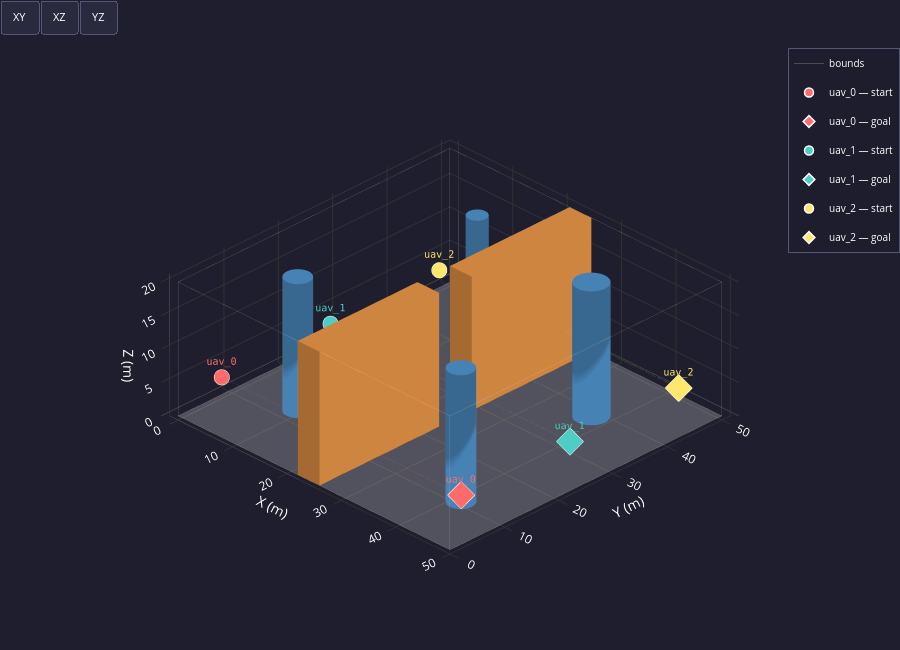

The code cell stored with this chart in its notebook:
### Markdown cell above
# Multi-UAV Swarm Trajectory Planning

**Pipeline overview**

| Cell | Stage | Modules |
|------|-------|---------|
| 1 | Environment setup & validation | `environment`, `visualizer_static` |
| 2 | Global path planning (A\*) | `global_planner` |
| 3 | Safe corridor extraction | `safe_corridor` |
| 4 | Individual trajectory generation (STO) | `trajectory_generator` |
| 5 | Conflict detection | `conflict_resolver` |
| 6 | Conflict resolution & replanning | `conflict_resolver` |
| 7 | Static 3-D visualisation | `visualizer_static` |
| 8 | Web simulation (HTML export) | `visualizer_web` |

### Code cell
# ── Cell 1 — Environment + Fleet setup ──────────────────────────────────────
import os, sys, logging

# ── sys.path setup ────────────────────────────────────────────────────────────
_SWARM_DIR  = os.path.abspath('')          # …/uavsafeplanning/SWARM
_PARENT_DIR = os.path.dirname(_SWARM_DIR)  # …/uavsafeplanning
for _p in (_SWARM_DIR, _PARENT_DIR):
    if _p not in sys.path:
        sys.path.insert(0, _p)

# ── Imports ───────────────────────────────────────────────────────────────────
from environment       import Environment, ConfigValidationError
from uav               import Fleet
from visualizer_static import plot_environment_3d

# Silence sub-module DEBUG/INFO — only warnings/errors reach the output.
# Must come AFTER imports so the handlers are already registered.
for _mod in ('environment', 'uav'):
    logging.getLogger(_mod).setLevel(logging.WARNING)

# ── Config paths ──────────────────────────────────────────────────────────────
ENV_CONFIG   = os.path.join(_SWARM_DIR, 'configs', 'environment.yaml')
FLEET_CONFIG = os.path.join(_SWARM_DIR, 'configs', 'fleet.yaml')

def _tag(ok): return '✓' if ok else '✗'

# ── Environment ───────────────────────────────────────────────────────────────
try:
    env        = Environment.from_yaml(ENV_CONFIG)
    voxel_grid = env.to_voxel_grid()   # cached — A* (Cell 2) reuses this
    w = env.world
    print(f"✓  Environment  [{os.path.basename(ENV_CONFIG)}]  "
          f"{len(env.cylinders)} cylinders · {len(env.walls)} walls · "
          f"grid {w.nx}×{w.ny}×{w.nz}")
except ConfigValidationError as exc:
    print(f"✗  Environment  [{os.path.basename(ENV_CONFIG)}]  FAILED → {exc}")
    raise

# ── Fleet ─────────────────────────────────────────────────────────────────────
try:
    fleet = Fleet.from_yaml(FLEET_CONFIG)
    ids   = ', '.join(u.id for u in fleet.uavs)
    print(f"✓  Fleet        [{os.path.basename(FLEET_CONFIG)}]  "
          f"{len(fleet.uavs)} UAVs  ({ids})")
except ConfigValidationError as exc:
    print(f"✗  Fleet        [{os.path.basename(FLEET_CONFIG)}]  FAILED → {exc}")
    raise

# ── Position validation ───────────────────────────────────────────────────────
try:
    fleet.validate_with_environment(env)
    print("✓  Positions    all start / goal positions are obstacle-free")
except ConfigValidationError as exc:
    print(f"✗  Positions    FAILED → {exc}")
    raise

# ── Visualisation ─────────────────────────────────────────────────────────────
plot_environment_3d(env, fleet=fleet)

### Figure 1 — Plotly figure (JSON) as saved in the notebook; plotly's stock layout.template omitted (floating-point values rounded to 4 significant figures; data arrays with more than 128 entries replaced by an {"elided": "..."} marker saying what was removed)
{"data": [{"color": "#EFEFEF", "flatshading": true, "hoverinfo": "skip", "i": [0, 0], "j": [1, 2], "k": [2, 3], "name": "floor", "opacity": 0.25, "showscale": false, "type": "mesh3d", "x": [0, 50, 50, 0], "y": [0, 0, 50, 50], "z": [0, 0, 0, 0]}, {"hoverinfo": "skip", "line": {"color": "white", "width": 1}, "mode": "lines", "name": "bounds", "opacity": 0.2, "type": "scatter3d", "x": [0, 50, null, 50, 50, null, 50, 0, null, 0, 0, null, 0, 50, null, 50, 50, null, 50, 0, null, 0, 0, null, 0, 0, null, 50, 50, null, 50, 50, null, 0, 0, null], "y": [0, 0, null, 0, 50, null, 50, 50, null, 50, 0, null, 0, 0, null, 0, 50, null, 50, 50, null, 50, 0, null, 0, 0, null, 0, 0, null, 50, 50, null, 50, 50, null], "z": [0, 0, null, 0, 0, null, 0, 0, null, 0, 0, null, 20, 20, null, 20, 20, null, 20, 20, null, 20, 20, null, 0, 20, null, 0, 20, null, 0, 20, null, 0, 20, null]}, {"color": "#4682B4", "flatshading": false, "hoverinfo": "skip", "i": {"elided": "160 int values"}, "j": {"elided": "160 int values"}, "k": {"elided": "160 int values"}, "name": "cyl_0", "opacity": 1, "showscale": false, "type": "mesh3d", "x": [12.0, 11.98, 11.9, 11.78, 11.62, 11.41, 11.18, 10.91, 10.62, 10.31, 10.0, 9.687, 9.382, 9.092, 8.824, 8.586, 8.382, 8.218, 8.098, 8.025, 8.0, 8.025, 8.098, 8.218, 8.382, 8.586, 8.824, 9.092, 9.382, 9.687, 10.0, 10.31, 10.62, 10.91, 11.18, 11.41, 11.62, 11.78, 11.9, 11.98, 12.0, 11.98, 11.9, 11.78, 11.62, 11.41, 11.18, 10.91, 10.62, 10.31, 10.0, 9.687, 9.382, 9.092, 8.824, 8.586, 8.382, 8.218, 8.098, 8.025, 8.0, 8.025, 8.098, 8.218, 8.382, 8.586, 8.824, 9.092, 9.382, 9.687, 10.0, 10.31, 10.62, 10.91, 11.18, 11.41, 11.62, 11.78, 11.9, 11.98, 10.0, 10.0], "y": [12.0, 12.31, 12.62, 12.91, 13.18, 13.41, 13.62, 13.78, 13.9, 13.98, 14.0, 13.98, 13.9, 13.78, 13.62, 13.41, 13.18, 12.91, 12.62, 12.31, 12.0, 11.69, 11.38, 11.09, 10.82, 10.59, 10.38, 10.22, 10.1, 10.02, 10.0, 10.02, 10.1, 10.22, 10.38, 10.59, 10.82, 11.09, 11.38, 11.69, 12.0, 12.31, 12.62, 12.91, 13.18, 13.41, 13.62, 13.78, 13.9, 13.98, 14.0, 13.98, 13.9, 13.78, 13.62, 13.41, 13.18, 12.91, 12.62, 12.31, 12.0, 11.69, 11.38, 11.09, 10.82, 10.59, 10.38, 10.22, 10.1, 10.02, 10.0, 10.02, 10.1, 10.22, 10.38, 10.59, 10.82, 11.09, 11.38, 11.69, 12.0, 12.0], "z": [0.0, 0.0, 0.0, 0.0, 0.0, 0.0, 0.0, 0.0, 0.0, 0.0, 0.0, 0.0, 0.0, 0.0, 0.0, 0.0, 0.0, 0.0, 0.0, 0.0, 0.0, 0.0, 0.0, 0.0, 0.0, 0.0, 0.0, 0.0, 0.0, 0.0, 0.0, 0.0, 0.0, 0.0, 0.0, 0.0, 0.0, 0.0, 0.0, 0.0, 20.0, 20.0, 20.0, 20.0, 20.0, 20.0, 20.0, 20.0, 20.0, 20.0, 20.0, 20.0, 20.0, 20.0, 20.0, 20.0, 20.0, 20.0, 20.0, 20.0, 20.0, 20.0, 20.0, 20.0, 20.0, 20.0, 20.0, 20.0, 20.0, 20.0, 20.0, 20.0, 20.0, 20.0, 20.0, 20.0, 20.0, 20.0, 20.0, 20.0, 0.0, 20.0]}, {"color": "#4682B4", "flatshading": false, "hoverinfo": "skip", "i": {"elided": "160 int values"}, "j": {"elided": "160 int values"}, "k": {"elided": "160 int values"}, "name": "cyl_1", "opacity": 1, "showscale": false, "type": "mesh3d", "x": [40.5, 40.47, 40.38, 40.23, 40.02, 39.77, 39.47, 39.13, 38.77, 38.39, 38.0, 37.61, 37.23, 36.87, 36.53, 36.23, 35.98, 35.77, 35.62, 35.53, 35.5, 35.53, 35.62, 35.77, 35.98, 36.23, 36.53, 36.87, 37.23, 37.61, 38.0, 38.39, 38.77, 39.13, 39.47, 39.77, 40.02, 40.23, 40.38, 40.47, 40.5, 40.47, 40.38, 40.23, 40.02, 39.77, 39.47, 39.13, 38.77, 38.39, 38.0, 37.61, 37.23, 36.87, 36.53, 36.23, 35.98, 35.77, 35.62, 35.53, 35.5, 35.53, 35.62, 35.77, 35.98, 36.23, 36.53, 36.87, 37.23, 37.61, 38.0, 38.39, 38.77, 39.13, 39.47, 39.77, 40.02, 40.23, 40.38, 40.47, 38.0, 38.0], "y": [38.0, 38.39, 38.77, 39.13, 39.47, 39.77, 40.02, 40.23, 40.38, 40.47, 40.5, 40.47, 40.38, 40.23, 40.02, 39.77, 39.47, 39.13, 38.77, 38.39, 38.0, 37.61, 37.23, 36.87, 36.53, 36.23, 35.98, 35.77, 35.62, 35.53, 35.5, 35.53, 35.62, 35.77, 35.98, 36.23, 36.53, 36.87, 37.23, 37.61, 38.0, 38.39, 38.77, 39.13, 39.47, 39.77, 40.02, 40.23, 40.38, 40.47, 40.5, 40.47, 40.38, 40.23, 40.02, 39.77, 39.47, 39.13, 38.77, 38.39, 38.0, 37.61, 37.23, 36.87, 36.53, 36.23, 35.98, 35.77, 35.62, 35.53, 35.5, 35.53, 35.62, 35.77, 35.98, 36.23, 36.53, 36.87, 37.23, 37.61, 38.0, 38.0], "z": [0.0, 0.0, 0.0, 0.0, 0.0, 0.0, 0.0, 0.0, 0.0, 0.0, 0.0, 0.0, 0.0, 0.0, 0.0, 0.0, 0.0, 0.0, 0.0, 0.0, 0.0, 0.0, 0.0, 0.0, 0.0, 0.0, 0.0, 0.0, 0.0, 0.0, 0.0, 0.0, 0.0, 0.0, 0.0, 0.0, 0.0, 0.0, 0.0, 0.0, 20.0, 20.0, 20.0, 20.0, 20.0, 20.0, 20.0, 20.0, 20.0, 20.0, 20.0, 20.0, 20.0, 20.0, 20.0, 20.0, 20.0, 20.0, 20.0, 20.0, 20.0, 20.0, 20.0, 20.0, 20.0, 20.0, 20.0, 20.0, 20.0, 20.0, 20.0, 20.0, 20.0, 20.0, 20.0, 20.0, 20.0, 20.0, 20.0, 20.0, 0.0, 20.0]}, {"color": "#4682B4", "flatshading": false, "hoverinfo": "skip", "i": {"elided": "160 int values"}, "j": {"elided": "160 int values"}, "k": {"elided": "160 int values"}, "name": "cyl_2", "opacity": 1, "showscale": false, "type": "mesh3d", "x": [16.5, 16.48, 16.43, 16.34, 16.21, 16.06, 15.88, 15.68, 15.46, 15.23, 15.0, 14.77, 14.54, 14.32, 14.12, 13.94, 13.79, 13.66, 13.57, 13.52, 13.5, 13.52, 13.57, 13.66, 13.79, 13.94, 14.12, 14.32, 14.54, 14.77, 15.0, 15.23, 15.46, 15.68, 15.88, 16.06, 16.21, 16.34, 16.43, 16.48, 16.5, 16.48, 16.43, 16.34, 16.21, 16.06, 15.88, 15.68, 15.46, 15.23, 15.0, 14.77, 14.54, 14.32, 14.12, 13.94, 13.79, 13.66, 13.57, 13.52, 13.5, 13.52, 13.57, 13.66, 13.79, 13.94, 14.12, 14.32, 14.54, 14.77, 15.0, 15.23, 15.46, 15.68, 15.88, 16.06, 16.21, 16.34, 16.43, 16.48, 15.0, 15.0], "y": [40.0, 40.23, 40.46, 40.68, 40.88, 41.06, 41.21, 41.34, 41.43, 41.48, 41.5, 41.48, 41.43, 41.34, 41.21, 41.06, 40.88, 40.68, 40.46, 40.23, 40.0, 39.77, 39.54, 39.32, 39.12, 38.94, 38.79, 38.66, 38.57, 38.52, 38.5, 38.52, 38.57, 38.66, 38.79, 38.94, 39.12, 39.32, 39.54, 39.77, 40.0, 40.23, 40.46, 40.68, 40.88, 41.06, 41.21, 41.34, 41.43, 41.48, 41.5, 41.48, 41.43, 41.34, 41.21, 41.06, 40.88, 40.68, 40.46, 40.23, 40.0, 39.77, 39.54, 39.32, 39.12, 38.94, 38.79, 38.66, 38.57, 38.52, 38.5, 38.52, 38.57, 38.66, 38.79, 38.94, 39.12, 39.32, 39.54, 39.77, 40.0, 40.0], "z": [0.0, 0.0, 0.0, 0.0, 0.0, 0.0, 0.0, 0.0, 0.0, 0.0, 0.0, 0.0, 0.0, 0.0, 0.0, 0.0, 0.0, 0.0, 0.0, 0.0, 0.0, 0.0, 0.0, 0.0, 0.0, 0.0, 0.0, 0.0, 0.0, 0.0, 0.0, 0.0, 0.0, 0.0, 0.0, 0.0, 0.0, 0.0, 0.0, 0.0, 20.0, 20.0, 20.0, 20.0, 20.0, 20.0, 20.0, 20.0, 20.0, 20.0, 20.0, 20.0, 20.0, 20.0, 20.0, 20.0, 20.0, 20.0, 20.0, 20.0, 20.0, 20.0, 20.0, 20.0, 20.0, 20.0, 20.0, 20.0, 20.0, 20.0, 20.0, 20.0, 20.0, 20.0, 20.0, 20.0, 20.0, 20.0, 20.0, 20.0, 0.0, 20.0]}, {"color": "#4682B4", "flatshading": false, "hoverinfo": "skip", "i": {"elided": "160 int values"}, "j": {"elided": "160 int values"}, "k": {"elided": "160 int values"}, "name": "cyl_3", "opacity": 1, "showscale": false, "type": "mesh3d", "x": [44.0, 43.98, 43.9, 43.78, 43.62, 43.41, 43.18, 42.91, 42.62, 42.31, 42.0, 41.69, 41.38, 41.09, 40.82, 40.59, 40.38, 40.22, 40.1, 40.02, 40.0, 40.02, 40.1, 40.22, 40.38, 40.59, 40.82, 41.09, 41.38, 41.69, 42.0, 42.31, 42.62, 42.91, 43.18, 43.41, 43.62, 43.78, 43.9, 43.98, 44.0, 43.98, 43.9, 43.78, 43.62, 43.41, 43.18, 42.91, 42.62, 42.31, 42.0, 41.69, 41.38, 41.09, 40.82, 40.59, 40.38, 40.22, 40.1, 40.02, 40.0, 40.02, 40.1, 40.22, 40.38, 40.59, 40.82, 41.09, 41.38, 41.69, 42.0, 42.31, 42.62, 42.91, 43.18, 43.41, 43.62, 43.78, 43.9, 43.98, 42.0, 42.0], "y": [10.0, 10.31, 10.62, 10.91, 11.18, 11.41, 11.62, 11.78, 11.9, 11.98, 12.0, 11.98, 11.9, 11.78, 11.62, 11.41, 11.18, 10.91, 10.62, 10.31, 10.0, 9.687, 9.382, 9.092, 8.824, 8.586, 8.382, 8.218, 8.098, 8.025, 8.0, 8.025, 8.098, 8.218, 8.382, 8.586, 8.824, 9.092, 9.382, 9.687, 10.0, 10.31, 10.62, 10.91, 11.18, 11.41, 11.62, 11.78, 11.9, 11.98, 12.0, 11.98, 11.9, 11.78, 11.62, 11.41, 11.18, 10.91, 10.62, 10.31, 10.0, 9.687, 9.382, 9.092, 8.824, 8.586, 8.382, 8.218, 8.098, 8.025, 8.0, 8.025, 8.098, 8.218, 8.382, 8.586, 8.824, 9.092, 9.382, 9.687, 10.0, 10.0], "z": [0.0, 0.0, 0.0, 0.0, 0.0, 0.0, 0.0, 0.0, 0.0, 0.0, 0.0, 0.0, 0.0, 0.0, 0.0, 0.0, 0.0, 0.0, 0.0, 0.0, 0.0, 0.0, 0.0, 0.0, 0.0, 0.0, 0.0, 0.0, 0.0, 0.0, 0.0, 0.0, 0.0, 0.0, 0.0, 0.0, 0.0, 0.0, 0.0, 0.0, 20.0, 20.0, 20.0, 20.0, 20.0, 20.0, 20.0, 20.0, 20.0, 20.0, 20.0, 20.0, 20.0, 20.0, 20.0, 20.0, 20.0, 20.0, 20.0, 20.0, 20.0, 20.0, 20.0, 20.0, 20.0, 20.0, 20.0, 20.0, 20.0, 20.0, 20.0, 20.0, 20.0, 20.0, 20.0, 20.0, 20.0, 20.0, 20.0, 20.0, 0.0, 20.0]}, {"color": "#CD853F", "flatshading": true, "hoverinfo": "skip", "i": [7, 0, 0, 0, 4, 4, 6, 6, 4, 0, 3, 2], "j": [3, 4, 1, 2, 5, 6, 5, 2, 0, 1, 6, 3], "k": [0, 7, 2, 7, 6, 7, 1, 1, 5, 5, 7, 6], "name": "passage_wall_south", "opacity": 1, "showscale": false, "type": "mesh3d", "x": [22, 26, 26, 22, 22, 26, 26, 22], "y": [0, 0, 22, 22, 0, 0, 22, 22], "z": [0, 0, 0, 0, 20, 20, 20, 20]}, {"color": "#CD853F", "flatshading": true, "hoverinfo": "skip", "i": [7, 0, 0, 0, 4, 4, 6, 6, 4, 0, 3, 2], "j": [3, 4, 1, 2, 5, 6, 5, 2, 0, 1, 6, 3], "k": [0, 7, 2, 7, 6, 7, 1, 1, 5, 5, 7, 6], "name": "passage_wall_north", "opacity": 1, "showscale": false, "type": "mesh3d", "x": [22, 26, 26, 22, 22, 26, 26, 22], "y": [28, 28, 50, 50, 28, 28, 50, 50], "z": [0, 0, 0, 0, 20, 20, 20, 20]}, {"hovertemplate": "<b>uav_0 — start</b><br>x=3.0  y=5.0  z=5.0<extra></extra>", "legendgroup": "uav_0_start", "marker": {"color": "#FF6B6B", "line": {"color": "white", "width": 1.5}, "size": 9, "symbol": "circle"}, "mode": "markers+text", "name": "uav_0 — start", "showlegend": true, "text": ["uav_0"], "textfont": {"color": "#FF6B6B", "family": "monospace", "size": 10}, "textposition": "top center", "type": "scatter3d", "x": [3], "y": [5], "z": [5]}, {"hovertemplate": "<b>uav_0 — goal</b><br>x=47.0  y=5.0  z=5.0<extra></extra>", "legendgroup": "uav_0_goal", "marker": {"color": "#FF6B6B", "line": {"color": "white", "width": 1.5}, "size": 9, "symbol": "diamond"}, "mode": "markers+text", "name": "uav_0 — goal", "showlegend": true, "text": ["uav_0"], "textfont": {"color": "#FF6B6B", "family": "monospace", "size": 10}, "textposition": "top center", "type": "scatter3d", "x": [47], "y": [5], "z": [5]}, {"hoverinfo": "skip", "legendgroup": "uav_0_start", "line": {"color": "#FF6B6B", "dash": "dot", "width": 1.5}, "mode": "lines", "opacity": 0.35, "showlegend": false, "type": "scatter3d", "x": [3, 47], "y": [5, 5], "z": [5, 5]}, {"hovertemplate": "<b>uav_1 — start</b><br>x=3.0  y=25.0  z=5.0<extra></extra>", "legendgroup": "uav_1_start", "marker": {"color": "#4ECDC4", "line": {"color": "white", "width": 1.5}, "size": 9, "symbol": "circle"}, "mode": "markers+text", "name": "uav_1 — start", "showlegend": true, "text": ["uav_1"], "textfont": {"color": "#4ECDC4", "family": "monospace", "size": 10}, "textposition": "top center", "type": "scatter3d", "x": [3], "y": [25], "z": [5]}, {"hovertemplate": "<b>uav_1 — goal</b><br>x=47.0  y=25.0  z=5.0<extra></extra>", "legendgroup": "uav_1_goal", "marker": {"color": "#4ECDC4", "line": {"color": "white", "width": 1.5}, "size": 9, "symbol": "diamond"}, "mode": "markers+text", "name": "uav_1 — goal", "showlegend": true, "text": ["uav_1"], "textfont": {"color": "#4ECDC4", "family": "monospace", "size": 10}, "textposition": "top center", "type": "scatter3d", "x": [47], "y": [25], "z": [5]}, {"hoverinfo": "skip", "legendgroup": "uav_1_start", "line": {"color": "#4ECDC4", "dash": "dot", "width": 1.5}, "mode": "lines", "opacity": 0.35, "showlegend": false, "type": "scatter3d", "x": [3, 47], "y": [25, 25], "z": [5, 5]}, {"hovertemplate": "<b>uav_2 — start</b><br>x=3.0  y=45.0  z=5.0<extra></extra>", "legendgroup": "uav_2_start", "marker": {"color": "#FFE66D", "line": {"color": "white", "width": 1.5}, "size": 9, "symbol": "circle"}, "mode": "markers+text", "name": "uav_2 — start", "showlegend": true, "text": ["uav_2"], "textfont": {"color": "#FFE66D", "family": "monospace", "size": 10}, "textposition": "top center", "type": "scatter3d", "x": [3], "y": [45], "z": [5]}, {"hovertemplate": "<b>uav_2 — goal</b><br>x=47.0  y=45.0  z=5.0<extra></extra>", "legendgroup": "uav_2_goal", "marker": {"color": "#FFE66D", "line": {"color": "white", "width": 1.5}, "size": 9, "symbol": "diamond"}, "mode": "markers+text", "name": "uav_2 — goal", "showlegend": true, "text": ["uav_2"], "textfont": {"color": "#FFE66D", "family": "monospace", "size": 10}, "textposition": "top center", "type": "scatter3d", "x": [47], "y": [45], "z": [5]}, {"hoverinfo": "skip", "legendgroup": "uav_2_start", "line": {"color": "#FFE66D", "dash": "dot", "width": 1.5}, "mode": "lines", "opacity": 0.35, "showlegend": false, "type": "scatter3d", "x": [3, 47], "y": [45, 45], "z": [5, 5]}], "layout": {"height": 650, "legend": {"bgcolor": "rgba(30,30,46,0.85)", "bordercolor": "#555577", "borderwidth": 1, "font": {"color": "white", "size": 10}, "x": 1, "xanchor": "right", "y": 1, "yanchor": "top"}, "margin": {"b": 0, "l": 0, "r": 0, "t": 40}, "paper_bgcolor": "#1E1E2E", "scene": {"aspectmode": "data", "bgcolor": "#1E1E2E", "camera": {"eye": {"x": 1.5, "y": -1.5, "z": 1.2}, "projection": {"type": "orthographic"}}, "xaxis": {"color": "white", "gridcolor": "#333333", "showbackground": false, "title": {"text": "X (m)"}, "zerolinecolor": "#555555"}, "yaxis": {"color": "white", "gridcolor": "#333333", "showbackground": false, "title": {"text": "Y (m)"}, "zerolinecolor": "#555555"}, "zaxis": {"color": "white", "gridcolor": "#333333", "showbackground": false, "title": {"text": "Z (m)"}, "zerolinecolor": "#555555"}}, "showlegend": true, "updatemenus": [{"bgcolor": "#2A2A3E", "bordercolor": "#555577", "buttons": [{"args": ["scene.camera", {"center": {"x": 0, "y": 0, "z": 0}, "eye": {"x": 0, "y": 0, "z": 2.5}, "projection": {"type": "orthographic"}, "up": {"x": 0, "y": 1, "z": 0}}], "label": "XY", "method": "relayout"}, {"args": ["scene.camera", {"center": {"x": 0, "y": 0, "z": 0}, "eye": {"x": 0, "y": -2.5, "z": 0}, "projection": {"type": "orthographic"}, "up": {"x": 0, "y": 0, "z": 1}}], "label": "XZ", "method": "relayout"}, {"args": ["scene.camera", {"center": {"x": 0, "y": 0, "z": 0}, "eye": {"x": 2.5, "y": 0, "z": 0}, "projection": {"type": "orthographic"}, "up": {"x": 0, "y": 0, "z": 1}}], "label": "YZ", "method": "relayout"}], "direction": "right", "font": {"color": "white", "size": 11}, "showactive": false, "type": "buttons", "x": 0, "xanchor": "left", "y": 1.08, "yanchor": "top"}], "width": 900}}
